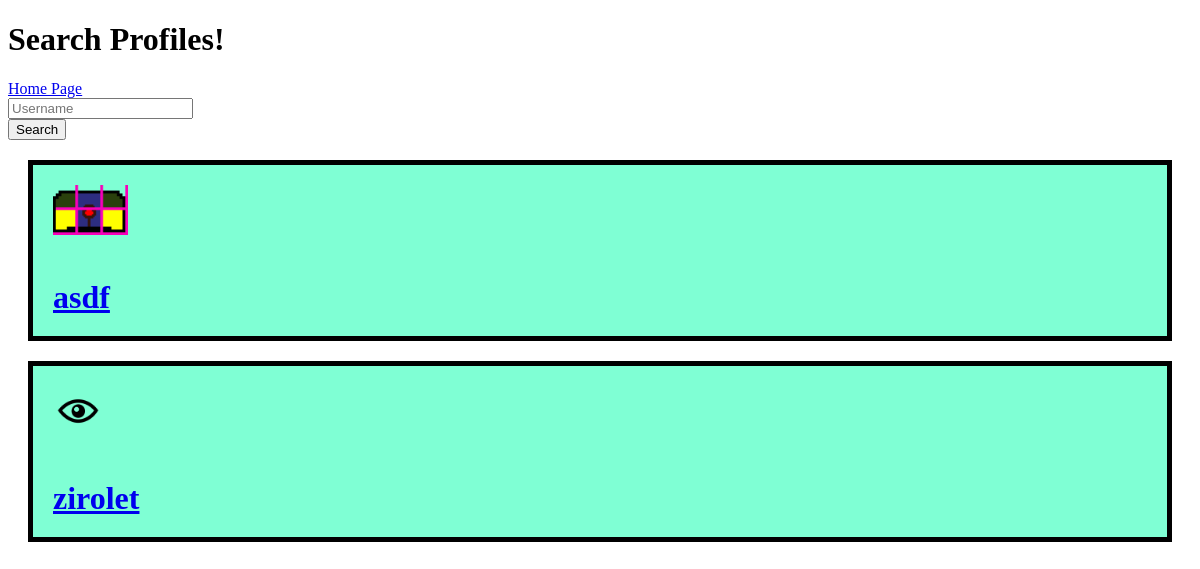
/searchProfiles/, run on the app's committed database.
### social/models.py (models this page shows, shortened)
class Profile(models.Model):
    user = models.OneToOneField(User, on_delete=models.CASCADE)
    ppic = models.ImageField()
    dob = models.DateField()
    gender = models.TextField() #Make it so they can choose only three
    nfollowers = models.IntegerField(default=0)
    nfollowing = models.IntegerField(default=0)
    bio = models.CharField(max_length=10000)
    city = models.TextField(blank=True, null=True)
    country = models.TextField(blank=True, null=True)

### social/views.py (the view)
# urls.py: path('searchProfiles/', SearchProfilesView, name='SearchProfiles'),
def SearchProfilesView(request):
    profiles = Profile.objects.all()
    if request.method == "POST":
        form = request.POST
        profiles = Profile.objects.filter(user__username__icontains=form['username'])
    context = {
        'profiles': profiles,
    }
    return render(request, 'searchProfiles.html', context)

### social/templates/searchProfiles.html (shortened to what this page needs)
{% extends "base.html" %}
{% load static %}
{% block header %}<link rel="stylesheet" href="{% static 'searchProfiles.css' %}">{% endblock %}
{% block content %}
    <h1>Search Profiles!</h1>
    <a href="{% url 'Home' %}">Home Page</a>
    <form method="post">
        <input type="text" name="username" placeholder="Username">
        <br>
        <input type="submit" value="Search">
    </form>
    {% for op in profiles %}
        <a href="{% url 'Profile' op.user.username %}">
            <div class="op">
                <img src="{{op.ppic.url}}">
                <h1>{{op.user.username}}</h1>
            </div>
        </a>
    {% endfor %}
{% endblock %}

### social/static/searchProfiles.css (style rules this page uses)
.op { border: 5px solid black; background-color: aquamarine; margin: 20px; }
.op img { height: 50px; }
.op * { margin: 20px; }

### data on the page
Profile: ppic (picture), user.username "asdf"
Profile: ppic (picture), user.username "zirolet"
